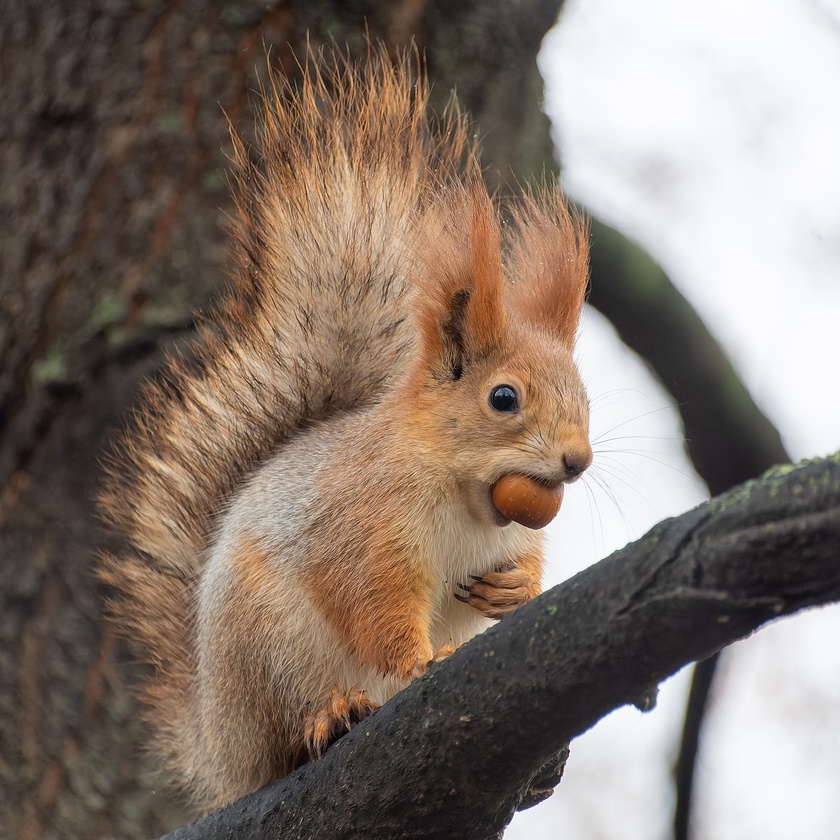
#> input picture squirrel.jpg, 840 x 840 px, shrunk from 1200 x 1200 before the run
$ jupyter execute lab_1.ipynb   (older library calls are emulated)
#> lines starting #> are read from the running program, lines starting #| are printed output that depends on the picture
Задание #1: в ноутбуке 001 представлена реализация HOG дескриптора, не инвариантного к повороту изображений. Задание: модифицировать процедуру построения дескриптора таким образом, чтобы добиться инвариантности относительно поворота изображений, сделать демонстрацию на нескольких изображениях с явным подсчётом l1, l2.

[cell 1]
import cv2
import matplotlib.pyplot as plt
import numpy as np

[cell 2]
print('OpenCV version:', cv2.__version__)

[cell 3]
img_1 = cv2.imread("squirrel.jpg", cv2.IMREAD_GRAYSCALE)
#> img_1: shape (840, 840); min 0, max 255, mean 122.8
plt.imshow(img_1, cmap='gray')

[cell 4]
img_2 = cv2.imread("thor.jpg", cv2.IMREAD_GRAYSCALE) # Кота зовут Тор, поэтому thor.jpg
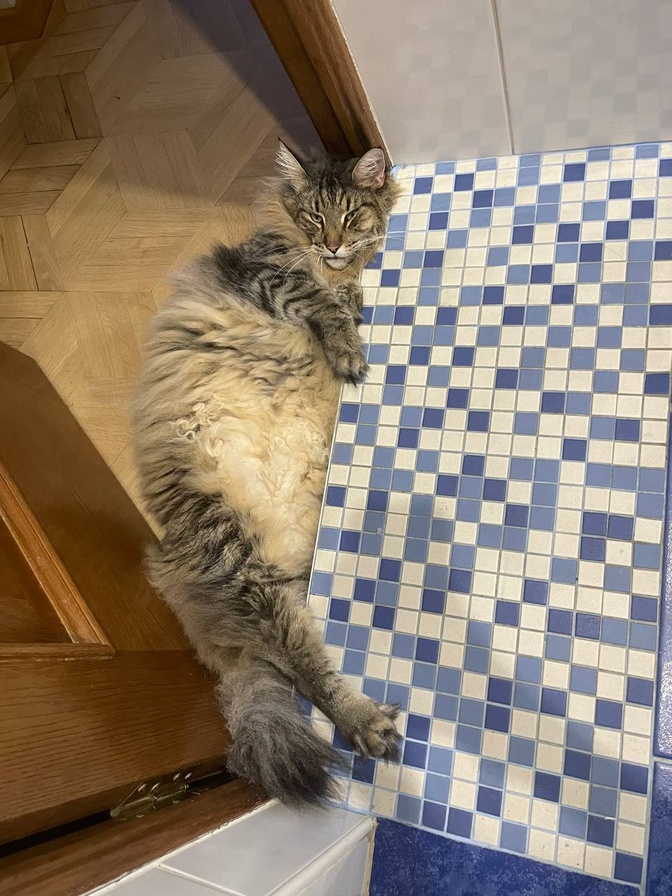
#> input picture thor.jpg, 672 x 896 px, shrunk from 960 x 1280 before the run
#> img_2: shape (896, 672); min 0, max 255, mean 129.9
fig, ax = plt.subplots(figsize=(10, 8))
ax.imshow(img_2, cmap='gray')
plt.show()

[cell 5]
img_3 = cv2.imread("square.jpg", cv2.IMREAD_GRAYSCALE)
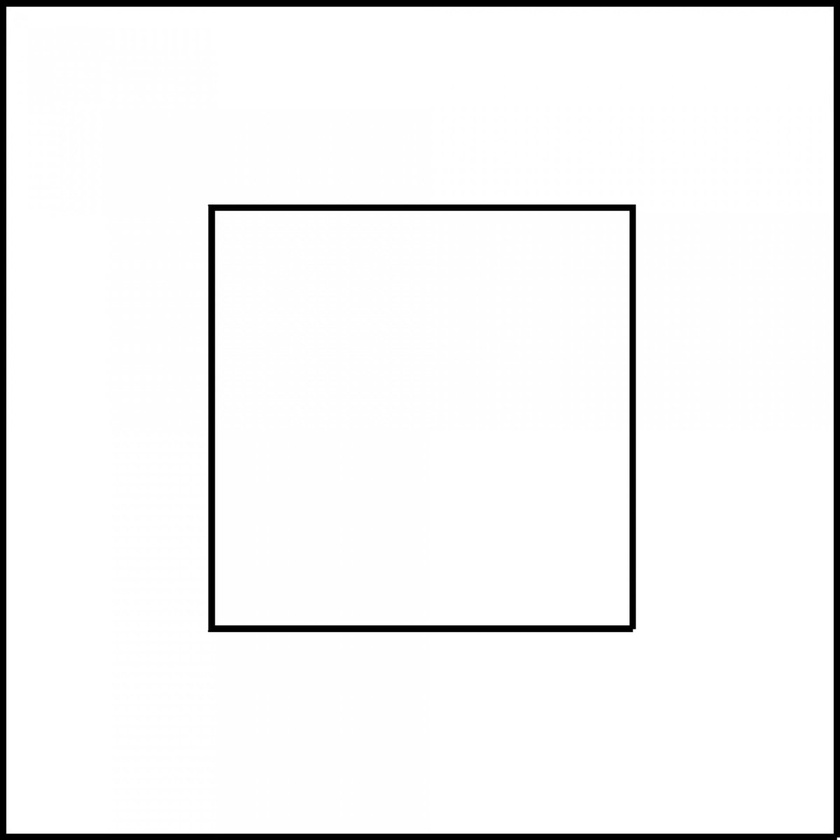
#> input picture square.jpg, 840 x 840 px, shrunk from 1200 x 1200 before the run
#> img_3 is the input picture: shape (840, 840); min 0, max 255, mean 242.9
plt.imshow(img_3, cmap='gray')

[cell 6]
def hog(img, mode = "stats"):
    gx = cv2.Sobel(img, cv2.CV_32F, 1, 0)
    gy = cv2.Sobel(img, cv2.CV_32F, 0, 1)
    mag, ang = cv2.cartToPolar(gx, gy)

    bin_n = 16
    bin = np.int32(bin_n * ang / (2 * np.pi))

    bin_cells = []
    mag_cells = []

    cellx = celly = 8

    for i in range(0, int(img.shape[0] / celly)):
        for j in range(0, int(img.shape[1] / cellx)):
            temp = bin[i * celly : i * celly + celly, j * cellx : j * cellx + cellx] # берем конкретное окно
            values, counts = np.unique(temp.ravel(), return_counts=True) # считаем кол-во значений

            dict_v_c = dict(zip(values, counts))
            dict_c_v = dict(zip(counts, values))

            norm_coef = counts.max()

            if mode == "stats":
                temp_answer = []

                for k in range(bin_n):
                    if k in dict_v_c:
                        temp_answer.append(dict_v_c[k] / norm_coef)
                    else:
                        temp_answer.append(0.0)

                bin_cells.append(temp_answer)
            else:
                bin_cells.append(dict_c_v[norm_coef])

    return np.array(bin_cells).ravel()

[cell 7]
def hog_rot_invariant(img, mode="stats"):
    gx = cv2.Sobel(img, cv2.CV_32F, 1, 0)
    gy = cv2.Sobel(img, cv2.CV_32F, 0, 1)
    mag, ang = cv2.cartToPolar(gx, gy)

    bin_n = 16
    bin = np.int32(bin_n * ang / (2 * np.pi))

    bin_cells = []
    mag_cells = []

    cellx = celly = 8

    for i in range(0, int(img.shape[0] / celly)):
        for j in range(0, int(img.shape[1] / cellx)):
            temp = bin[i * celly: i * celly + celly, j * cellx: j * cellx + cellx]
            mag_cells = mag[i * celly: i * celly + celly, j * cellx: j * cellx + cellx]

            histogram = np.zeros(bin_n, dtype=np.float32)
            for k in range(celly):
                for l in range(cellx):
                    bin_idx = temp[k, l]
                    histogram[bin_idx] += mag_cells[k, l]

            max_bin = np.argmax(histogram) # Определяю основной угол в текущей ячейке как тот, который встречается чаще всего
            aligned_histogram = np.roll(histogram, -max_bin)
            norm_coef = np.sum(aligned_histogram) if mode == "l1" else np.linalg.norm(aligned_histogram)

            if norm_coef != 0:
                aligned_histogram /= norm_coef  # Нормализация
            bin_cells.append(aligned_histogram)

    return np.array(bin_cells).ravel()

[cell 8]
def rotate_image(image, angle):

    center = (image.shape[1] // 2, image.shape[0] // 2)
    rot_matrix = cv2.getRotationMatrix2D(center, angle, 1.0)
    return cv2.warpAffine(image, rot_matrix, (image.shape[1], image.shape[0]))

[cell 9]
def compare_hog_descriptors(image_path):
#> called with image_path = 'squirrel.jpg'
    gray_img = cv2.imread(image_path, cv2.IMREAD_GRAYSCALE)

    angles = [0, 45, 90, 135]
    descriptors_original = []
    descriptors_invariant = []

    for angle in angles:
        rotated_img = rotate_image(gray_img, angle)

        descriptor_orig = hog(rotated_img)
        descriptor_invar = hog_rot_invariant(rotated_img)

        descriptors_original.append(descriptor_orig)
        descriptors_invariant.append(descriptor_invar)

        plt.subplot(1, len(angles), angles.index(angle) + 1)
        plt.imshow(rotated_img, cmap='gray')
        plt.title(f"Angle: {angle}")
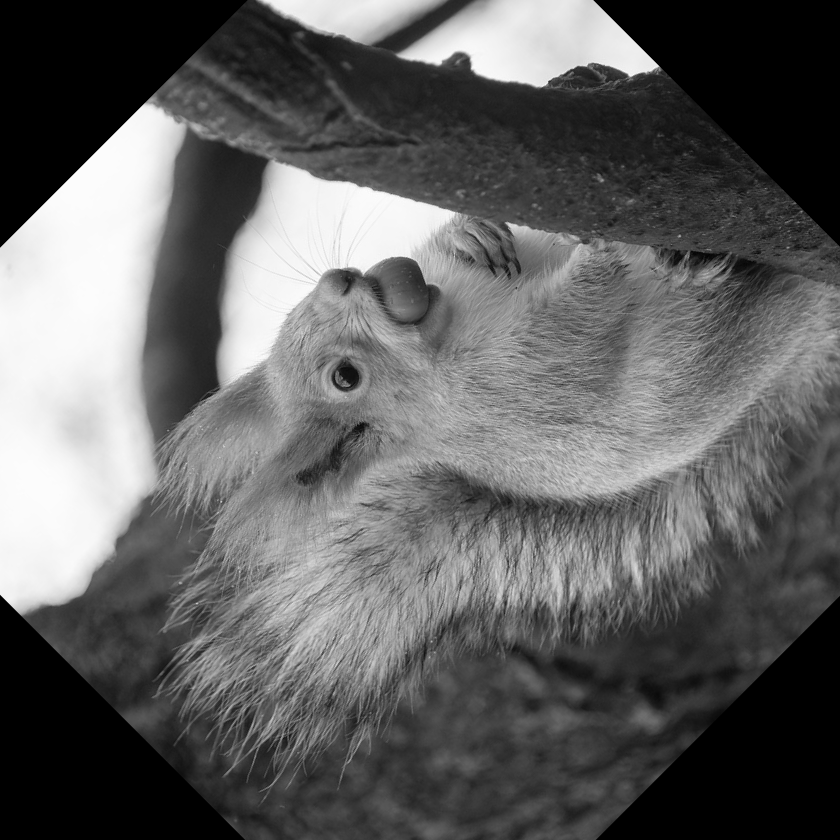
#> rotated_img: shape (840, 840); min 0, max 254, mean 97.3
#> after the loop, descriptors_invariant = 4 items; descriptors_original = 4 items

    plt.show()

    for i in range(0, len(angles)):

        # l1-норма
        diff_original_l1 = np.linalg.norm(descriptors_original[0] - descriptors_original[i], ord=1)
        diff_invariant_l1 = np.linalg.norm(descriptors_invariant[0] - descriptors_invariant[i], ord=1)

        # l2-норма
        diff_original_l2 = np.linalg.norm(descriptors_original[0] - descriptors_original[i], ord=2)
        diff_invariant_l2 = np.linalg.norm(descriptors_invariant[0] - descriptors_invariant[i], ord=2)

        print(f"Angle {angles[i]}:")
        print(f"  Original HOG diff L1: {diff_original_l1:.4f}")
        print(f"  Invariant HOG diff L1: {diff_invariant_l1:.4f}")

        print(f"  Original HOG diff L2: {diff_original_l2:.4f}")
        print(f"  Invariant HOG diff L2: {diff_invariant_l2:.4f}")
#> this loop made 4 passes
#> (diff_original_l1, diff_invariant_l1, diff_original_l2, diff_invariant_l2) on passes 1 to 4: (0, 0, 0, 0), (51696.1, 21848, 172, 78.9), (56027.6, 21950.7, 179.2, 74.35), (53767.1, 22322.3, 176, 79.61)
#> (printed output is left out)

[cell 10]
compare_hog_descriptors("squirrel.jpg")

[cell 11]
compare_hog_descriptors("thor.jpg")
#> call 2 of compare_hog_descriptors, with image_path = 'thor.jpg'
#> after the loop in compare_hog_descriptors (call 2), `for angle in angles:`:
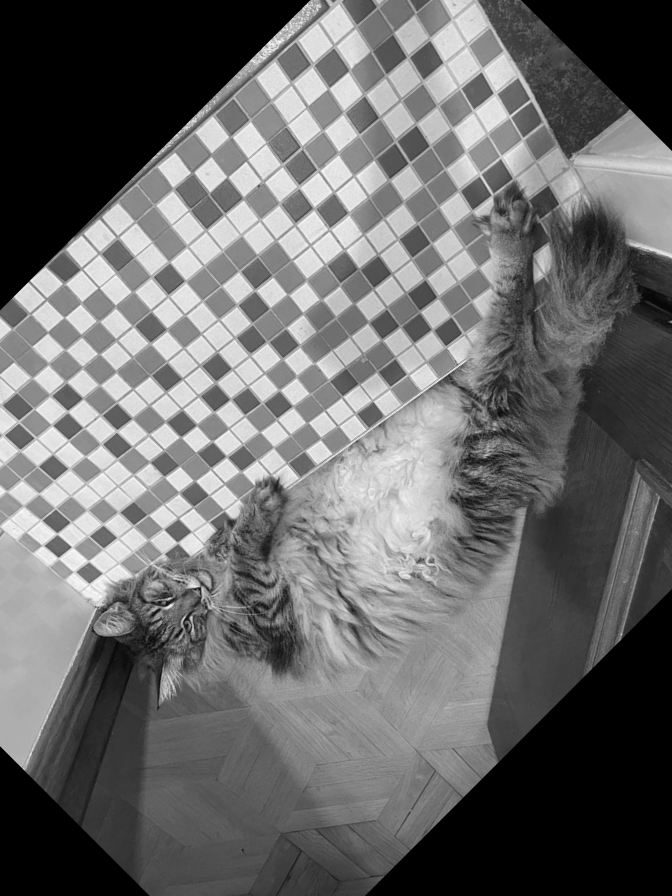
#> rotated_img: shape (896, 672); min 0, max 253, mean 106.2
#> in compare_hog_descriptors (call 2), `plt.show()`:
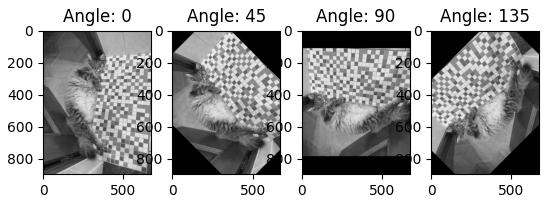
#> figure drawn by matplotlib, 4 panels
#> the loop in compare_hog_descriptors (call 2), `for i in range(0, len(angles)):` made 4 passes
#> (diff_original_l1, diff_invariant_l1, diff_original_l2, diff_invariant_l2) on passes 1 to 4: (0, 0, 0, 0), (46197.4, 19372.9, 160.3, 74.52), (45831, 20093.9, 158.9, 76.95), (47340.5, 20177, 162.4, 75.97)
#> (printed output is left out)

[cell 12]
compare_hog_descriptors("square.jpg")
#> call 3 of compare_hog_descriptors, with image_path = 'square.jpg'
#> the loop in compare_hog_descriptors (call 3), `for angle in angles:` made 4 passes
#> pass 1, in hog (call 9), `mag, ang = cv2.cartToPolar(gx, gy)`:
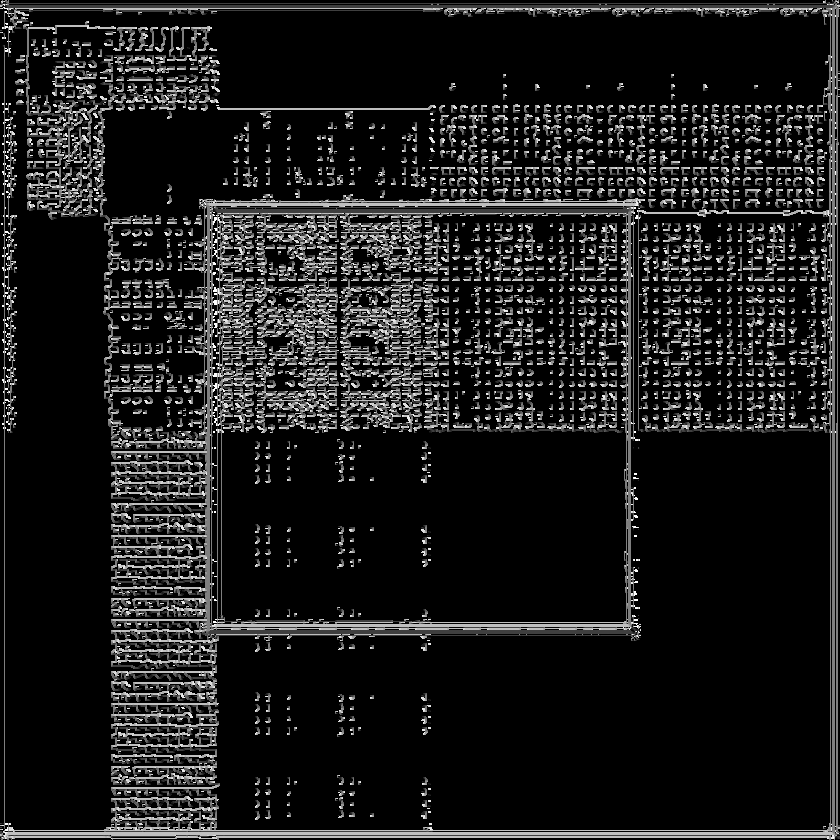
#> ang: shape (840, 840) float32; min 0, max 6.28, mean 0.705; drawn with min black and max white
#> after the loop in compare_hog_descriptors (call 3), `for angle in angles:`:
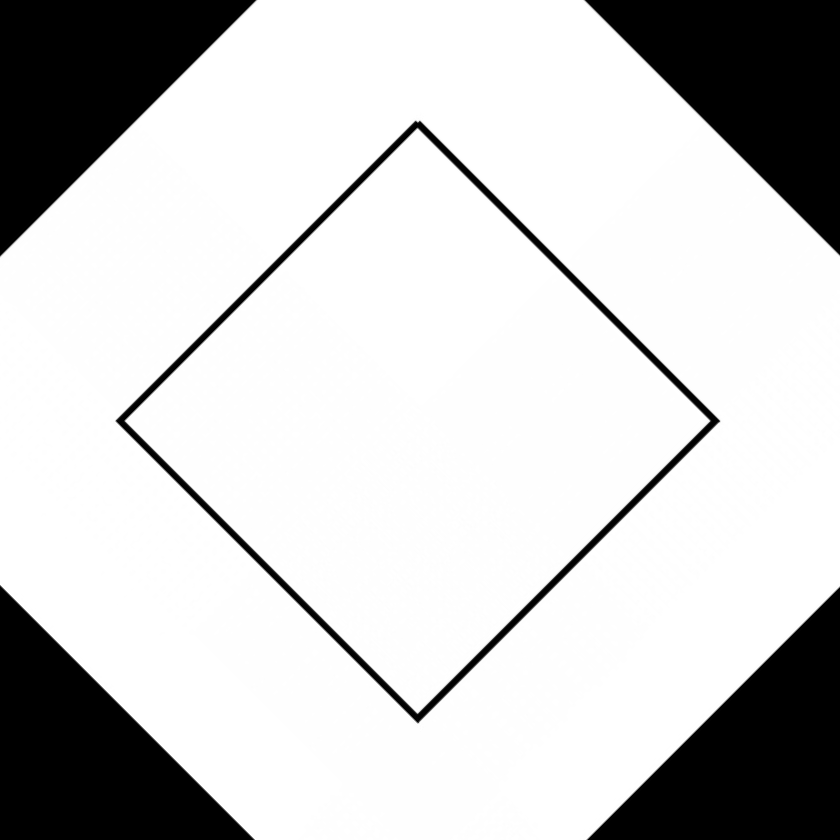
#> rotated_img: shape (840, 840); min 0, max 255, mean 203.6
#> in compare_hog_descriptors (call 3), `plt.show()`:
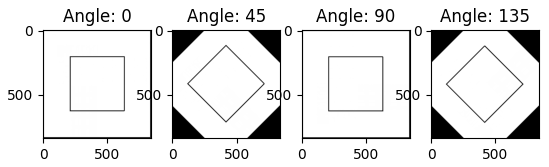
#> figure drawn by matplotlib, 4 panels
#> the loop in compare_hog_descriptors (call 3), `for i in range(0, len(angles)):` made 4 passes
#> (diff_original_l1, diff_invariant_l1, diff_original_l2, diff_invariant_l2) on passes 1 to 4: (0, 0, 0, 0), (9421.5, 15954.7, 62.57, 80.99), (7819.8, 16788.4, 45.5, 80.16), (9963.7, 17456.8, 64.12, 85.52)
#> (printed output is left out)
